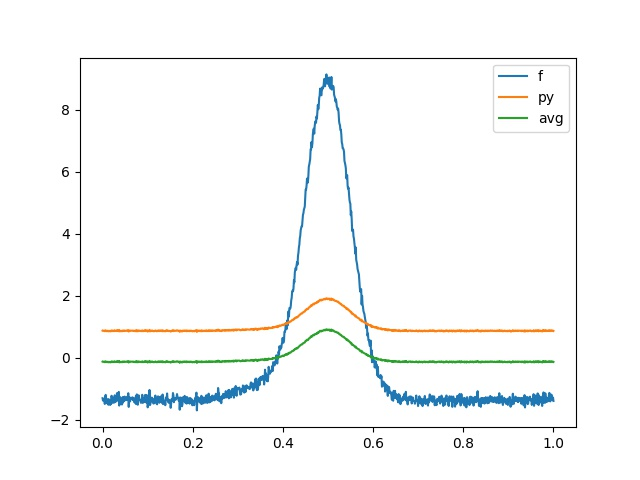

Source code (Python):
import numpy as np 
from libpca import PCA as PCA1 
import matplotlib.pyplot as plt 
from sklearn.decomposition import PCA

def do_pca(rec):
    # rec1 shape (nrec,npts)
    rec1 = rec - np.mean(rec,axis=1,keepdims=True)
    nt = rec1.shape[1]

    # eg,_ = np.linalg.eig(rec1.T @ rec)
    # print(eg[:5])

    # pca = PCA(n_components=rec.shape[0])
    # pca.fit(rec1)
    # stf = pca.components_[0,:]
    # print(pca.explained_variance_[:5]**2)
    # # u,s,v = np.linalg.svd(rec1)

    w,v = np.linalg.eig(rec1 @ rec1.T / nt)
    print(w[:5].real)
    
    # rec_new = u[:,1]
    stf = rec1.T @ v[:,0]
    
    # get flag
    sig1 = np.sign(rec1.flatten()[np.argmax(abs(rec1.flatten()))])
    sig2 = np.sign(stf[np.argmax(abs(stf))])
    stf *= sig1 * sig2

    return stf.real

def do_pca_avg(rec):
    stf1 = np.mean(rec,axis=0,keepdims=True)
    delta = np.max(abs(rec)) * 0.01

    for i in range(50):
        a = np.sum((stf1 - rec))**2
        grad = a / (np.sqrt(1 + a**2 / delta**2)) * np.sum(stf1 - rec,axis=0,keepdims=True)
        stf1 -= 0.01 * grad

    return stf1[0,:]

n = 100
nt = 1000
rec = np.zeros((n,nt))
t= np.linspace(0,1,nt)
for i in range(n):
    rec[i,:] = np.exp(-(t-0.5)**2/0.005) +   \
                0.1 * np.exp(-(t-0.5 + 0.2 *i / n)**2 / 0.005) +   \
                0.1 * np.random.randn(nt)

rec = rec - np.mean(rec,axis=1,keepdims=True)
stf1 = PCA1(np.float32(rec))
stf = do_pca_avg(rec)
print(np.dot(stf,stf),np.dot(stf1,stf1))


plt.figure(1)
plt.plot(t,stf1,label='f')
plt.plot(t,stf + 1,label='py')
plt.plot(t,np.mean(rec,axis=0),label='avg')
# plt.plot(t,rec[0,:])
plt.legend()
plt.savefig("test.jpg")
